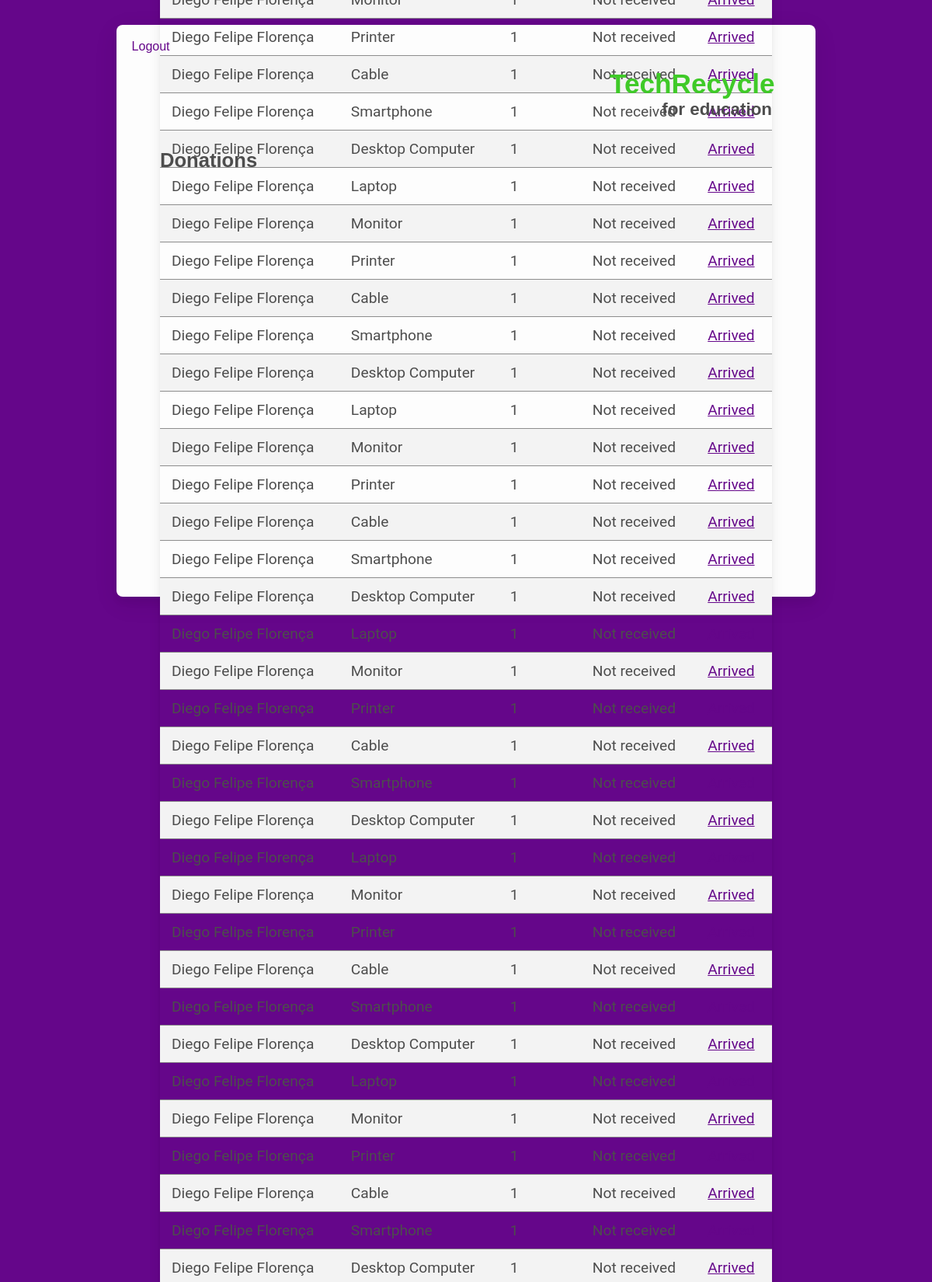
/school_page (signed in, upper part), run on the app's committed database.
### tables this page shows
CREATE TABLE "donations" (
	"id"	INTEGER,
	"user_id"	VARCHAR(255),
	"school_id"	VARCHAR(255),
	"item_id"	VARCHAR(255),
	"amount"	VARCHAR(255),
	"received"	INTEGER,
	PRIMARY KEY("id")
);

CREATE TABLE 'users' ( 'id' INTEGER PRIMARY KEY, 'name' VARCHAR(255), 'email' VARCHAR(255), 'password' VARCHAR(255), 'photo' VARCHAR(255) );

CREATE TABLE 'items' ( 'id' INTEGER PRIMARY KEY, 'name' VARCHAR(255), 'description' VARCHAR(255), 'icon' VARCHAR(255), 'scores' INTEGER );

### app.py (the view)
@app.route('/school_page')
def schoolPage():
    if 'userId' in session:
        schoolId = session['userId']
        con = sql.connect(DATABASE)
        con.row_factory = sql.Row
        cursor = con.cursor()
        itemId = request.args.get('id')
        if itemId:
            cursor.execute(
                'UPDATE `donations` SET `received` = 1 WHERE id = ?', [itemId])
            con.commit()
        cursor.execute(
            'SELECT donations.id, donations.amount, donations.received, users.name AS user, items.name AS item, items.scores, schools.name AS school FROM `donations` INNER JOIN `schools` ON schools.id = donations.school_id INNER JOIN `items` ON items.id = donations.item_id INNER JOIN `users` ON users.id = donations.user_id WHERE donations.school_id=?', [schoolId])
        donations = cursor.fetchall()
        return render_template('school_page.html', donations=donations)
    else:
        return redirect('/login')

### templates/school_page.html (shortened to what this page needs)
{% extends "layout.html" %} {% block pageTitle %} Donations {% endblock %} {%
block content %} {% if not donations %}
<h2 class="center marg-t">No donations yet!</h2>
{% else %}
<table class="styled-table">
  {% for donation in donations %} {% if donation['received'] == 0 %}
  <tr>
    <td>{{ donation['user'] }}</td>
    <td>{{ donation['item'] }}</td>
    <td>{{ donation['amount'] }}</td>
    <td>Not received</td>
    <td><a href="/school_page?id={{ donation['id'] }}">Arrived</a></td>
  </tr>
  {% endif %} {% endfor %}
</table>
{% endif %} {% endblock%}

### static/css/style.css (style rules this page uses)
:root { --primary: #4d4d4d; --secondary: #ffffff; --white: #fdfdfd; --darkgray: #3d3d3d; --lightgray: #8d8d8d; --lightergray: #f3f3f3; --green: #3fca28; --purple: #65068a; --font: 'Roboto', sans-serif; --shadow-small: 0px 2px 2px rgba(0, 0, 0, 0.04), 0px 2px 8px rgba(0, 0, 0, 0.08); --shadow: 0px 4px 4px rgba(0, 0, 0, 0.04), 0px 4px 16px rgba(0, 0, 0, 0.08); --shadow-big: 0px 8px 8px rgba(0, 0, 0, 0.04), 0px 8px 32px rgba(0, 0, 0, 0.08); }
* { margin: 0; padding: 0; -webkit-box-sizing: border-box; box-sizing: border-box; }
html, body, #root { max-height: 100vh; max-width: 100vw; height: 100%; width: 100%; }
body { padding: 2em; font-family: var(--font); color: var(--primary); background-color: var(--purple); }
a { color: var(--purple); }
.styled-table { border-collapse: collapse; margin: 1em 0; font-size: 1.2em; min-width: 300px; border-radius: 8px 8px 0 0; overflow: hidden; -webkit-box-shadow: var(--shadow); box-shadow: var(--shadow); }
.styled-table tbody tr { border-bottom: 1px solid var(--lightgray); }
.styled-table tbody tr:nth-of-type(even) { background-color: var(--lightergray); }

### data on the page
donations: user "Diego Felipe Florença", item "Printer", amount "1"
donations: user "Diego Felipe Florença", item "Cable", amount "1"
donations: user "Diego Felipe Florença", item "Smartphone", amount "1"
donations: user "Diego Felipe Florença", item "Desktop Computer", amount "1"
donations: user "Diego Felipe Florença", item "Laptop", amount "1"
donations: user "Diego Felipe Florença", item "Monitor", amount "1"
donations: user "Diego Felipe Florença", item "Printer", amount "1"
donations: user "Diego Felipe Florença", item "Cable", amount "1"
donations: user "Diego Felipe Florença", item "Smartphone", amount "1"
donations: user "Diego Felipe Florença", item "Desktop Computer", amount "1"
donations: user "Diego Felipe Florença", item "Laptop", amount "1"
donations: user "Diego Felipe Florença", item "Monitor", amount "1"
donations: user "Diego Felipe Florença", item "Printer", amount "1"
donations: user "Diego Felipe Florença", item "Cable", amount "1"
donations: user "Diego Felipe Florença", item "Smartphone", amount "1"
donations: user "Diego Felipe Florença", item "Desktop Computer", amount "1"
donations: user "Diego Felipe Florença", item "Laptop", amount "1"
donations: user "Diego Felipe Florença", item "Monitor", amount "1"
donations: user "Diego Felipe Florença", item "Printer", amount "1"
donations: user "Diego Felipe Florença", item "Cable", amount "1"
donations: user "Diego Felipe Florença", item "Smartphone", amount "1"
donations: user "Diego Felipe Florença", item "Desktop Computer", amount "1"
donations: user "Diego Felipe Florença", item "Laptop", amount "1"
donations: user "Diego Felipe Florença", item "Monitor", amount "1"
donations: user "Diego Felipe Florença", item "Printer", amount "1"
donations: user "Diego Felipe Florença", item "Cable", amount "1"
donations: user "Diego Felipe Florença", item "Smartphone", amount "1"
donations: user "Diego Felipe Florença", item "Desktop Computer", amount "1"
donations: user "Diego Felipe Florença", item "Laptop", amount "1"
donations: user "Diego Felipe Florença", item "Monitor", amount "1"
donations: user "Diego Felipe Florença", item "Printer", amount "1"
donations: user "Diego Felipe Florença", item "Cable", amount "1"
donations: user "Diego Felipe Florença", item "Smartphone", amount "1"
donations: user "Diego Felipe Florença", item "Desktop Computer", amount "1"
